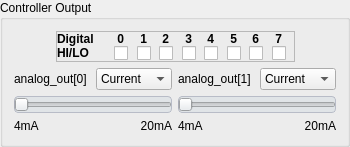
               <widget class="QGroupBox" name="groupControllerOut">
                <property name="sizePolicy">
                 <sizepolicy hsizetype="Fixed" vsizetype="Fixed">
                  <horstretch>0</horstretch>
                  <verstretch>0</verstretch>
                 </sizepolicy>
                </property>
                <property name="minimumSize">
                 <size>
                  <width>350</width>
                  <height>0</height>
                 </size>
                </property>
                <property name="title">
                 <string>Controller Output</string>
                </property>
                <layout class="QGridLayout" name="gridLayout_20">
                 <item row="0" column="0">
                  <layout class="QHBoxLayout" name="horizontalLayout_6">
                   <item>
                    <spacer name="horizontalSpacer_10">
                     <property name="orientation">
                      <enum>Qt::Horizontal</enum>
                     </property>
                     <property name="sizeHint" stdset="0">
                      <size>
                       <width>20</width>
                       <height>20</height>
                      </size>
                     </property>
                    </spacer>
                   </item>
                   <item>
                    <widget class="QFrame" name="frame">
                     <property name="sizePolicy">
                      <sizepolicy hsizetype="Preferred" vsizetype="Fixed">
                       <horstretch>0</horstretch>
                       <verstretch>0</verstretch>
                      </sizepolicy>
                     </property>
                     <property name="minimumSize">
                      <size>
                       <width>239</width>
                       <height>0</height>
                      </size>
                     </property>
                     <property name="frameShape">
                      <enum>QFrame::StyledPanel</enum>
                     </property>
                     <property name="frameShadow">
                      <enum>QFrame::Raised</enum>
                     </property>
                     <layout class="QHBoxLayout" name="horizontalLayout_7">
                      <property name="spacing">
                       <number>0</number>
                      </property>
                      <property name="leftMargin">
                       <number>0</number>
                      </property>
                      <property name="topMargin">
                       <number>0</number>
                      </property>
                      <property name="rightMargin">
                       <number>0</number>
                      </property>
                      <property name="bottomMargin">
                       <number>0</number>
                      </property>
                      <item>
                       <layout class="QGridLayout" name="gridLayout_3">
                        <item row="0" column="5">
                         <widget class="QLabel" name="label_14">
                          <property name="font">
                           <font>
                            <weight>75</weight>
                            <bold>true</bold>
                           </font>
                          </property>
                          <property name="text">
                           <string> 3</string>
                          </property>
                         </widget>
                        </item>
                        <item row="0" column="6">
                         <widget class="QLabel" name="label_13">
                          <property name="font">
                           <font>
                            <weight>75</weight>
                            <bold>true</bold>
                           </font>
                          </property>
                          <property name="text">
                           <string> 4</string>
                          </property>
                         </widget>
                        </item>
                        <item row="0" column="9">
                         <widget class="QLabel" name="label_19">
                          <property name="font">
                           <font>
                            <weight>75</weight>
                            <bold>true</bold>
                           </font>
                          </property>
                          <property name="text">
                           <string> 7</string>
                          </property>
                         </widget>
                        </item>
                        <item row="1" column="6">
                         <widget class="QCheckBox" name="checkOut4">
                          <property name="text">
                           <string/>
                          </property>
                         </widget>
                        </item>
                        <item row="1" column="7">
                         <widget class="QCheckBox" name="checkOut5">
                          <property name="text">
                           <string/>
                          </property>
                         </widget>
                        </item>
                        <item row="1" column="8">
                         <widget class="QCheckBox" name="checkOut6">
                          <property name="text">
                           <string/>
                          </property>
                         </widget>
                        </item>
                        <item row="1" column="9">
                         <widget class="QCheckBox" name="checkOut7">
                          <property name="text">
                           <string/>
                          </property>
                         </widget>
                        </item>
                        <item row="1" column="4">
                         <widget class="QCheckBox" name="checkOut2">
                          <property name="text">
                           <string/>
                          </property>
                         </widget>
                        </item>
                        <item row="0" column="2">
                         <widget class="QLabel" name="label_15">
                          <property name="font">
                           <font>
                            <weight>75</weight>
                            <bold>true</bold>
                           </font>
                          </property>
                          <property name="text">
                           <string> 0</string>
                          </property>
                         </widget>
                        </item>
                        <item row="0" column="7">
                         <widget class="QLabel" name="label_20">
                          <property name="font">
                           <font>
                            <weight>75</weight>
                            <bold>true</bold>
                           </font>
                          </property>
                          <property name="text">
                           <string> 5</string>
                          </property>
                         </widget>
                        </item>
                        <item row="1" column="5">
                         <widget class="QCheckBox" name="checkOut3">
                          <property name="text">
                           <string/>
                          </property>
                         </widget>
                        </item>
                        <item row="0" column="1" rowspan="2">
                         <spacer name="horizontalSpacer_7">
                          <property name="orientation">
                           <enum>Qt::Horizontal</enum>
                          </property>
                          <property name="sizeType">
                           <enum>QSizePolicy::Fixed</enum>
                          </property>
                          <property name="sizeHint" stdset="0">
                           <size>
                            <width>20</width>
                            <height>20</height>
                           </size>
                          </property>
                         </spacer>
                        </item>
                        <item row="0" column="3">
                         <widget class="QLabel" name="label_16">
                          <property name="font">
                           <font>
                            <weight>75</weight>
                            <bold>true</bold>
                           </font>
                          </property>
                          <property name="text">
                           <string> 1</string>
                          </property>
                         </widget>
                        </item>
                        <item row="0" column="4">
                         <widget class="QLabel" name="label_18">
                          <property name="font">
                           <font>
                            <weight>75</weight>
                            <bold>true</bold>
                           </font>
                          </property>
                          <property name="text">
                           <string> 2</string>
                          </property>
                         </widget>
                        </item>
                        <item row="1" column="2">
                         <widget class="QCheckBox" name="checkOut0">
                          <property name="text">
                           <string/>
                          </property>
                         </widget>
                        </item>
                        <item row="1" column="3">
                         <widget class="QCheckBox" name="checkOut1">
                          <property name="text">
                           <string/>
                          </property>
                         </widget>
                        </item>
                        <item row="0" column="0" rowspan="2">
                         <widget class="QLabel" name="label_21">
                          <property name="font">
                           <font>
                            <pointsize>9</pointsize>
                            <weight>75</weight>
                            <bold>true</bold>
                           </font>
                          </property>
                          <property name="text">
                           <string>Digital&lt;br&gt; HI/LO</string>
                          </property>
                         </widget>
                        </item>
                        <item row="0" column="8">
                         <widget class="QLabel" name="label_17">
                          <property name="font">
                           <font>
                            <weight>75</weight>
                            <bold>true</bold>
                           </font>
                          </property>
                          <property name="text">
                           <string> 6</string>
                          </property>
                         </widget>
                        </item>
                       </layout>
                      </item>
                     </layout>
                    </widget>
                   </item>
                   <item>
                    <spacer name="horizontalSpacer_9">
                     <property name="orientation">
                      <enum>Qt::Horizontal</enum>
                     </property>
                     <property name="sizeHint" stdset="0">
                      <size>
                       <width>20</width>
                       <height>20</height>
                      </size>
                     </property>
                    </spacer>
                   </item>
                  </layout>
                 </item>
                 <item row="1" column="0">
                  <layout class="QHBoxLayout" name="horizontalLayout_4">
                   <item>
                    <layout class="QGridLayout" name="gridLayout_4">
                     <item row="0" column="0">
                      <widget class="QLabel" name="label_22">
                       <property name="minimumSize">
                        <size>
                         <width>0</width>
                         <height>20</height>
                        </size>
                       </property>
                       <property name="text">
                        <string>analog_out[0]</string>
                       </property>
                      </widget>
                     </item>
                     <item row="0" column="1">
                      <widget class="QComboBox" name="comboAnalogOut_0">
                       <property name="minimumSize">
                        <size>
                         <width>0</width>
                         <height>20</height>
                        </size>
                       </property>
                       <item>
                        <property name="text">
                         <string>Current</string>
                        </property>
                       </item>
                       <item>
                        <property name="text">
                         <string>Voltage</string>
                        </property>
                       </item>
                      </widget>
                     </item>
                     <item row="1" column="0" colspan="2">
                      <widget class="QSlider" name="sliderAnalogOut0">
                       <property name="sizePolicy">
                        <sizepolicy hsizetype="Expanding" vsizetype="Fixed">
                         <horstretch>0</horstretch>
                         <verstretch>0</verstretch>
                        </sizepolicy>
                       </property>
                       <property name="minimumSize">
                        <size>
                         <width>0</width>
                         <height>17</height>
                        </size>
                       </property>
                       <property name="maximumSize">
                        <size>
                         <width>16777215</width>
                         <height>17</height>
                        </size>
                       </property>
                       <property name="styleSheet">
                        <string notr="true">background-color:#e0e4e7;
border-radius: 4px;
border: 1px solid #b8bcc7;</string>
                       </property>
                       <property name="orientation">
                        <enum>Qt::Horizontal</enum>
                       </property>
                      </widget>
                     </item>
                     <item row="2" column="0">
                      <widget class="QLabel" name="label_23">
                       <property name="sizePolicy">
                        <sizepolicy hsizetype="Preferred" vsizetype="Fixed">
                         <horstretch>0</horstretch>
                         <verstretch>0</verstretch>
                        </sizepolicy>
                       </property>
                       <property name="styleSheet">
                        <string notr="true"/>
                       </property>
                       <property name="text">
                        <string>4mA</string>
                       </property>
                      </widget>
                     </item>
                     <item row="2" column="1">
                      <widget class="QLabel" name="label_24">
                       <property name="sizePolicy">
                        <sizepolicy hsizetype="Preferred" vsizetype="Fixed">
                         <horstretch>0</horstretch>
                         <verstretch>0</verstretch>
                        </sizepolicy>
                       </property>
                       <property name="styleSheet">
                        <string notr="true"/>
                       </property>
                       <property name="locale">
                        <locale language="English" country="UnitedStates"/>
                       </property>
                       <property name="text">
                        <string>20mA</string>
                       </property>
                       <property name="textFormat">
                        <enum>Qt::AutoText</enum>
                       </property>
                       <property name="scaledContents">
                        <bool>false</bool>
                       </property>
                       <property name="alignment">
                        <set>Qt::AlignRight|Qt::AlignTrailing|Qt::AlignVCenter</set>
                       </property>
                      </widget>
                     </item>
                    </layout>
                   </item>
                   <item>
                    <layout class="QGridLayout" name="gridLayout_5">
                     <item row="0" column="0">
                      <widget class="QLabel" name="label_25">
                       <property name="minimumSize">
                        <size>
                         <width>0</width>
                         <height>20</height>
                        </size>
                       </property>
                       <property name="text">
                        <string>analog_out[1]</string>
                       </property>
                      </widget>
                     </item>
                     <item row="0" column="1">
                      <widget class="QComboBox" name="comboAnalogOut_1">
                       <property name="minimumSize">
                        <size>
                         <width>0</width>
                         <height>20</height>
                        </size>
                       </property>
                       <item>
                        <property name="text">
                         <string>Current</string>
                        </property>
                       </item>
                       <item>
                        <property name="text">
                         <string>Voltage</string>
                        </property>
                       </item>
                      </widget>
                     </item>
                     <item row="1" column="0" colspan="2">
                      <widget class="QSlider" name="sliderAnalogOut1">
                       <property name="sizePolicy">
                        <sizepolicy hsizetype="Expanding" vsizetype="Fixed">
                         <horstretch>0</horstretch>
                         <verstretch>0</verstretch>
                        </sizepolicy>
                       </property>
                       <property name="minimumSize">
                        <size>
                         <width>0</width>
                         <height>17</height>
                        </size>
                       </property>
                       <property name="maximumSize">
                        <size>
                         <width>16777215</width>
                         <height>17</height>
                        </size>
                       </property>
                       <property name="styleSheet">
                        <string notr="true">background-color:#e0e4e7;
border-radius: 4px;
border: 1px solid #b8bcc7;</string>
                       </property>
                       <property name="orientation">
                        <enum>Qt::Horizontal</enum>
                       </property>
                      </widget>
                     </item>
                     <item row="2" column="0">
                      <widget class="QLabel" name="label_26">
                       <property name="sizePolicy">
                        <sizepolicy hsizetype="Preferred" vsizetype="Fixed">
                         <horstretch>0</horstretch>
                         <verstretch>0</verstretch>
                        </sizepolicy>
                       </property>
                       <property name="styleSheet">
                        <string notr="true"/>
                       </property>
                       <property name="text">
                        <string>4mA</string>
                       </property>
                      </widget>
                     </item>
                     <item row="2" column="1">
                      <widget class="QLabel" name="label_27">
                       <property name="sizePolicy">
                        <sizepolicy hsizetype="Preferred" vsizetype="Fixed">
                         <horstretch>0</horstretch>
                         <verstretch>0</verstretch>
                        </sizepolicy>
                       </property>
                       <property name="styleSheet">
                        <string notr="true"/>
                       </property>
                       <property name="locale">
                        <locale language="English" country="UnitedStates"/>
                       </property>
                       <property name="text">
                        <string>20mA</string>
                       </property>
                       <property name="textFormat">
                        <enum>Qt::AutoText</enum>
                       </property>
                       <property name="scaledContents">
                        <bool>false</bool>
                       </property>
                       <property name="alignment">
                        <set>Qt::AlignRight|Qt::AlignTrailing|Qt::AlignVCenter</set>
                       </property>
                      </widget>
                     </item>
                    </layout>
                   </item>
                  </layout>
                 </item>
                </layout>
               </widget>
